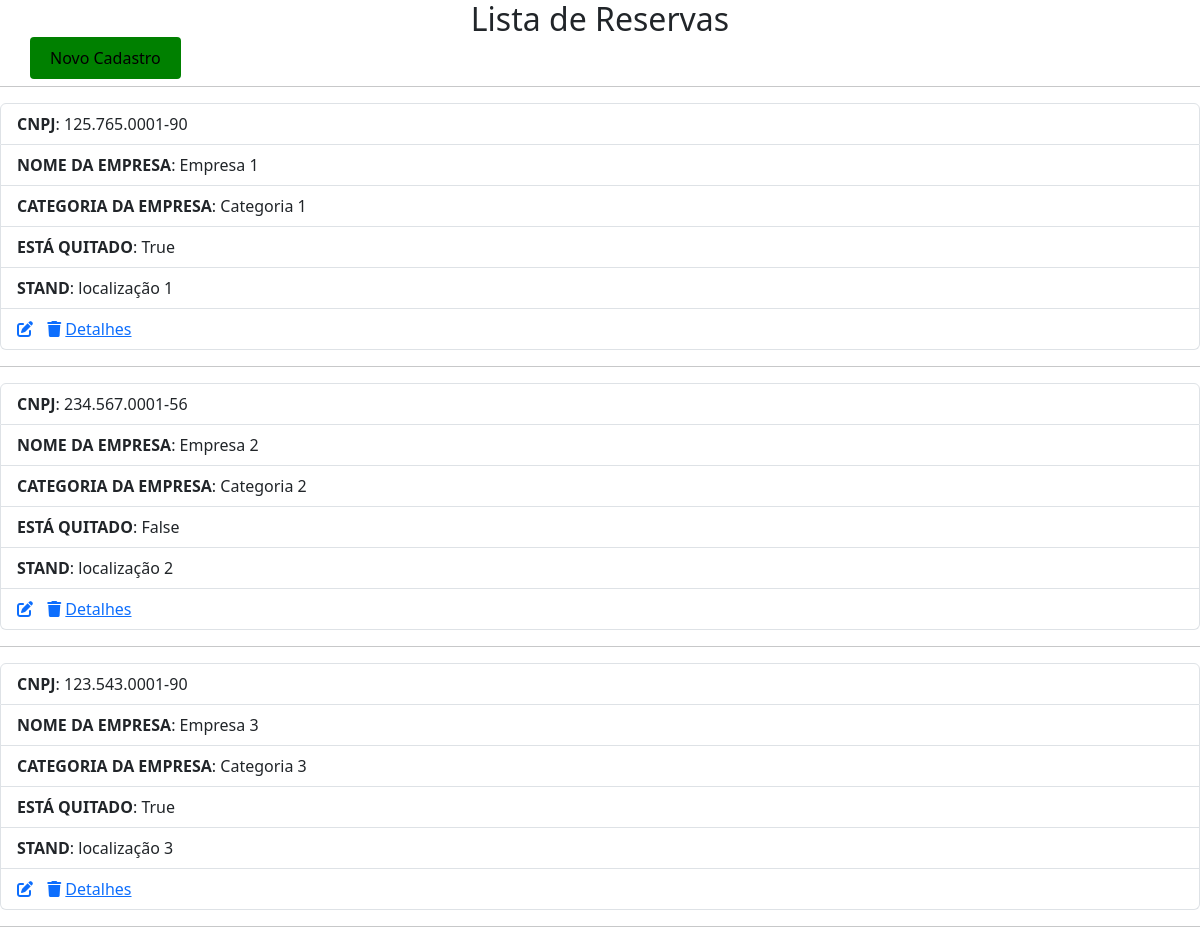
The page / on the database its author committed.
### cadastro/models.py (models this page shows, shortened)
class Reserva(models.Model):
    CNPJ = models.CharField(max_length=15)
    nome_empresa = models.CharField(max_length=100)
    categoria_empresa = models.CharField(max_length=100)
    quitado = models.BooleanField()
    stand = models.ForeignKey(Stand, on_delete=models.CASCADE)

class Stand(models.Model):
    localizacao = models.CharField(max_length=100)
    valor = models.FloatField()
    def __str__(self):
        return self.localizacao

### cadastro/views.py (the view)
# urls.py: path('', index, name='index'),
def index(request):
    reservas = Reserva.objects.all()
    context = {'reservas': reservas}
    return render(request, 'cadastro/index.html', context)

### cadastro/templates/cadastro/index.html (shortened to what this page needs)
<!DOCTYPE html>
<html lang="pt-br">
<head>
    <link href="https://cdn.jsdelivr.net/npm/bootstrap@5.3.1/dist/css/bootstrap.min.css" rel="stylesheet"
>
</head>
<body>
    <h2 style="text-align: center;">Lista de Reservas</h2>
    <a class="new" href="{% url 'reserva_criar' %}">Novo Cadastro</a>
    <hr>
    {% for reserva in reservas %}
    <ul class="list-group">
        <li class="list-group-item"><strong>CNPJ</strong>: {{reserva.CNPJ}}</li>
        <li class="list-group-item"><strong>NOME DA EMPRESA</strong>: {{reserva.nome_empresa}}</li>
        <li class="list-group-item"><strong>CATEGORIA DA EMPRESA</strong>: {{reserva.categoria_empresa}}</li>
        <li class="list-group-item"><strong>ESTÁ QUITADO</strong>: {{reserva.quitado}}</li>
        <li class="list-group-item"><strong>STAND</strong>: {{reserva.stand}}</li>
        <li class="list-group-item">
            <a style="margin-right: 10px;" href="{% url 'reserva_editar' id=reserva.id %}"><i
                    class="fa-solid fa-pen-to-square"></i></a>
            <a href="{% url 'reserva_remover' id=reserva.id %}"><i class="fa-solid fa-trash"></i></a>
            <a href="{% url 'reserva_detalhar' id=reserva.id %}">Detalhes</a>
        </li>
    </ul>
    <hr>
    {% endfor %}
</body>
</html>

### cadastro/templates/cadastro/index.html (style rules this page uses)
.new { color: black; background: green; padding: 10px 20px 10px 20px; border-radius: 4px; margin: 30px; text-decoration: none; }

### rows shown on the page
Reserva: CNPJ "125.765.0001-90", nome_empresa "Empresa 1", categoria_empresa "Categoria 1", quitado "True", stand "localização 1"
Reserva: CNPJ "234.567.0001-56", nome_empresa "Empresa 2", categoria_empresa "Categoria 2", quitado "False", stand "localização 2"
Reserva: CNPJ "123.543.0001-90", nome_empresa "Empresa 3", categoria_empresa "Categoria 3", quitado "True", stand "localização 3"
